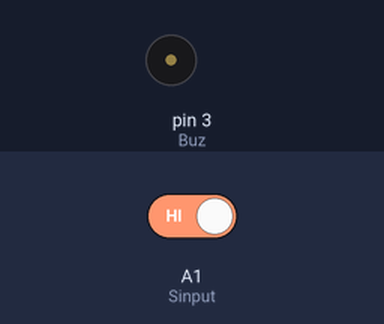
Simulated run of this sketch. Board: Arduino Uno, built with avr-gcc and run on an emulated ATmega328P. Parts: buzzer (waves = sounding, pin HIGH). The inputs (shaded band) are chosen by the test bench; at power-on: A1 (Sinput) HIGH.

Above: at 1.2 s.
1.3 s: A1 (Sinput) driven LOW
At 4.0 s:
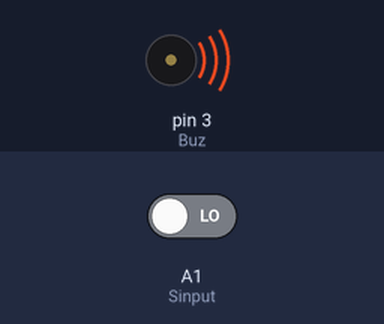
4.3 s: A1 (Sinput) driven HIGH
At 6.7 s:
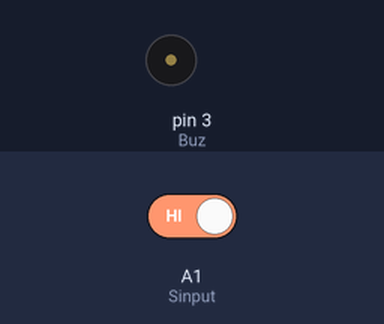
Timing chart, 0 to 8.2 s (numbered marks = the images above; inputs shaded):
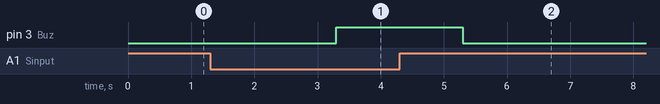

Measured:
- after the input at 1.3 s, pin 3 (Buz): LOW → HIGH after 2.0 s
- after the input at 4.3 s, pin 3 (Buz): HIGH → LOW after 1.0 s

The sketch:

codigo-do-oculos-anti-sono.ino
```cpp
int Sinput = A1;
int Buz=3;

void setup()
{
pinMode(Sinput, INPUT);  //configuracao do sensor como input para receber o dado
pinMode(Buz, OUTPUT);  // configuracao do buzzer como output para ele enviar dado(no caso apitar, caso o olho permaneca fechado)
}

void loop()
{
    if(digitalRead(Sinput)==LOW) //se o olho permanecer fechado apos um delay de 2000(2 segundos), o buzzer será acionado
     {
       delay (2000);

       digitalWrite(Buz, HIGH);
     }
     else  // se o olho permanecer aberto,o buzzer permanecera desativado.
      {

        if(digitalRead(Sinput)== HIGH)
            {

               digitalWrite(Buz, LOW);
           }

      }
   }
```
